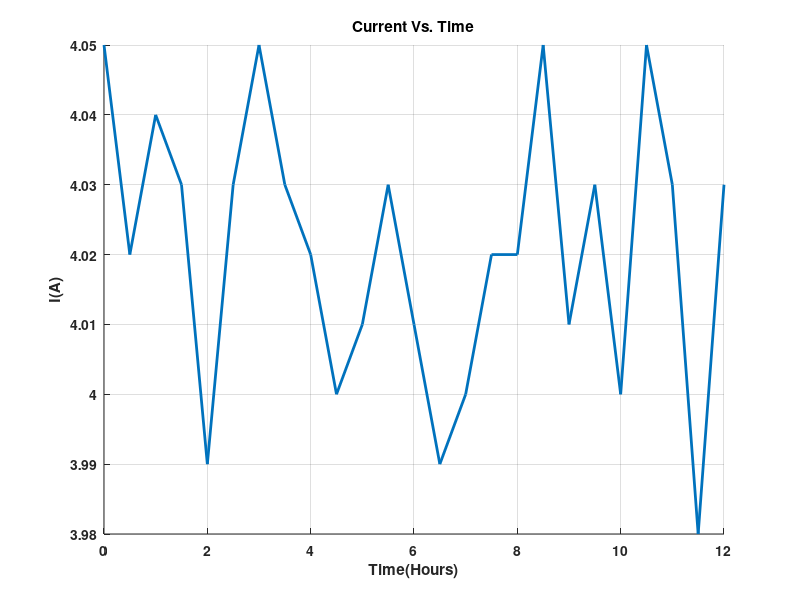
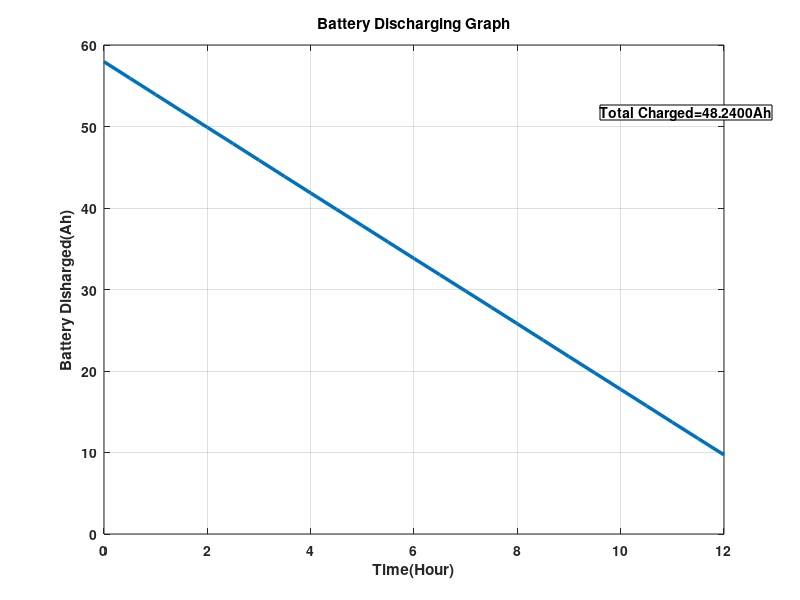

These figures' MATLAB source, in order:
clc;
clear all;
close all;
I=[4.05 4.02 4.04 4.03 3.99 4.03 4.05 4.03 4.02 4 4.01 4.03 4.01 3.99 4 4.02 4.02 4.05 4.01 4.03 4 4.05 4.03 3.98 4.03];

t=[0:.5:12];
%[a y] = lineReg(I, x)
%eqn = sprintf('V_{oc}-V_{t}= %.4f*Battery Current + %.4f', a, y);

hold on
%plot(I,x,'*','LineWidth',2);
figure(1)
plot(t,I,'LineWidth',2),xlabel('Time(Hours)','FontWeight','bold'),ylabel('I(A)','FontWeight','bold'),set(gca,'FontWeight','bold'), title('Current Vs. Time','FontWeight','bold'), grid on;
%annotation('textbox', [.6 .2 .25 .1], 'String', ...
                   % ['R_{internal} = 0.2189','\Omega'],'FontWeight','bold','BackgroundColor','white'),
                %annotation('textbox', [.15 .81 .5 .1],'String',[eqn],'FontWeight','bold','BackgroundColor','white');
%legend('Raw','Fitted'),set(legend,'fontweight','bold')
for  i = 2:length(I)
    Q(i) = trapz(t(1:i),I(1:i));
end
QTotal = trapz(t,I)
figure(2)
plot(t, 57.95-Q,'linewidth',2.5),xlabel('Time(Hour)','FontWeight','bold'),ylabel('Battery Disharged(Ah)','Fontweight','bold'),title('Battery Discharging Graph','FontWeight','bold'),set(gca,'FontWeight','bold'),grid on
 annotation('textbox', [.75 .80 .13 .1],'String',[sprintf('Total Charged=%.4fAh',QTotal)],'FontWeight','bold','BackgroundColor','white');
